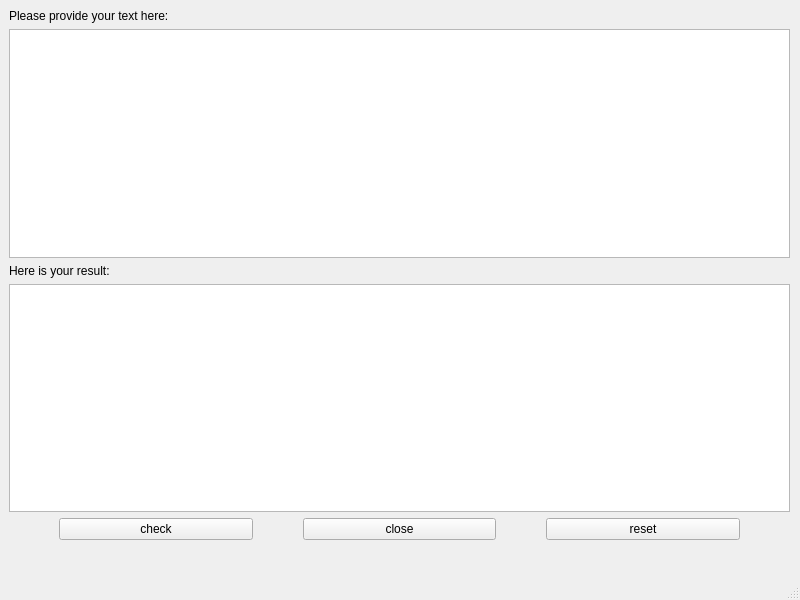
<?xml version="1.0" encoding="UTF-8"?>
<ui version="4.0">
 <class>mainWindow</class>
 <widget class="QMainWindow" name="mainWindow">
  <property name="geometry">
   <rect>
    <x>0</x>
    <y>0</y>
    <width>800</width>
    <height>600</height>
   </rect>
  </property>
  <property name="sizePolicy">
   <sizepolicy hsizetype="Preferred" vsizetype="Preferred">
    <horstretch>0</horstretch>
    <verstretch>0</verstretch>
   </sizepolicy>
  </property>
  <property name="minimumSize">
   <size>
    <width>800</width>
    <height>600</height>
   </size>
  </property>
  <property name="baseSize">
   <size>
    <width>800</width>
    <height>600</height>
   </size>
  </property>
  <property name="windowTitle">
   <string>My Language Tool</string>
  </property>
  <widget class="QWidget" name="centralwidget">
   <property name="sizePolicy">
    <sizepolicy hsizetype="Preferred" vsizetype="Preferred">
     <horstretch>0</horstretch>
     <verstretch>0</verstretch>
    </sizepolicy>
   </property>
   <property name="minimumSize">
    <size>
     <width>800</width>
     <height>800</height>
    </size>
   </property>
   <property name="baseSize">
    <size>
     <width>800</width>
     <height>800</height>
    </size>
   </property>
   <widget class="QWidget" name="verticalLayoutWidget">
    <property name="geometry">
     <rect>
      <x>9</x>
      <y>9</y>
      <width>781</width>
      <height>531</height>
     </rect>
    </property>
    <layout class="QVBoxLayout" name="verticalLayout">
     <item>
      <widget class="QLabel" name="label1">
       <property name="text">
        <string>Please provide your text here:</string>
       </property>
      </widget>
     </item>
     <item>
      <widget class="QTextEdit" name="input"/>
     </item>
     <item>
      <widget class="QLabel" name="label2">
       <property name="text">
        <string>Here is your result:</string>
       </property>
      </widget>
     </item>
     <item>
      <widget class="QTextEdit" name="output">
       <property name="readOnly">
        <bool>true</bool>
       </property>
      </widget>
     </item>
     <item>
      <layout class="QHBoxLayout" name="buttonbar">
       <property name="spacing">
        <number>50</number>
       </property>
       <property name="leftMargin">
        <number>50</number>
       </property>
       <property name="rightMargin">
        <number>50</number>
       </property>
       <item>
        <widget class="QPushButton" name="button_check">
         <property name="text">
          <string>check</string>
         </property>
        </widget>
       </item>
       <item>
        <widget class="QPushButton" name="close">
         <property name="text">
          <string>close</string>
         </property>
        </widget>
       </item>
       <item>
        <widget class="QPushButton" name="reset">
         <property name="text">
          <string>reset</string>
         </property>
        </widget>
       </item>
      </layout>
     </item>
    </layout>
   </widget>
  </widget>
  <widget class="QMenuBar" name="menubar">
   <property name="geometry">
    <rect>
     <x>0</x>
     <y>0</y>
     <width>800</width>
     <height>26</height>
    </rect>
   </property>
  </widget>
  <widget class="QStatusBar" name="statusbar"/>
 </widget>
 <tabstops>
  <tabstop>output</tabstop>
  <tabstop>reset</tabstop>
  <tabstop>input</tabstop>
  <tabstop>button_check</tabstop>
  <tabstop>close</tabstop>
 </tabstops>
 <resources/>
 <connections>
  <connection>
   <sender>close</sender>
   <signal>clicked()</signal>
   <receiver>mainWindow</receiver>
   <slot>close()</slot>
   <hints>
    <hint type="sourcelabel">
     <x>399</x>
     <y>549</y>
    </hint>
    <hint type="destinationlabel">
     <x>399</x>
     <y>299</y>
    </hint>
   </hints>
  </connection>
  <connection>
   <sender>reset</sender>
   <signal>clicked()</signal>
   <receiver>input</receiver>
   <slot>clear()</slot>
   <hints>
    <hint type="sourcelabel">
     <x>660</x>
     <y>549</y>
    </hint>
    <hint type="destinationlabel">
     <x>399</x>
     <y>168</y>
    </hint>
   </hints>
  </connection>
  <connection>
   <sender>reset</sender>
   <signal>clicked()</signal>
   <receiver>output</receiver>
   <slot>clear()</slot>
   <hints>
    <hint type="sourcelabel">
     <x>660</x>
     <y>549</y>
    </hint>
    <hint type="destinationlabel">
     <x>399</x>
     <y>418</y>
    </hint>
   </hints>
  </connection>
  <connection>
   <sender>button_check</sender>
   <signal>clicked()</signal>
   <receiver>mainWindow</receiver>
   <slot>check_language()</slot>
   <hints>
    <hint type="sourcelabel">
     <x>172</x>
     <y>558</y>
    </hint>
    <hint type="destinationlabel">
     <x>180</x>
     <y>571</y>
    </hint>
   </hints>
  </connection>
 </connections>
 <slots>
  <slot>check_language()</slot>
 </slots>
</ui>
